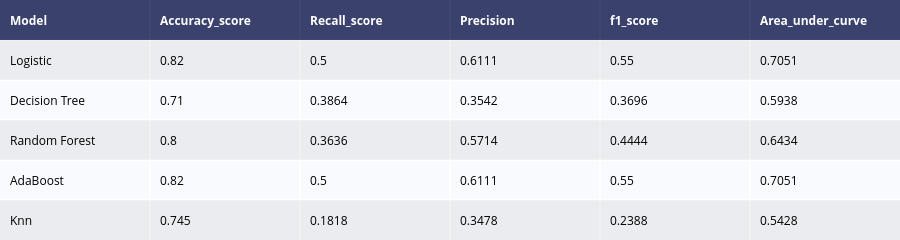

Write notebook code for a chart like this one.
### Markdown cell above
### <font color='maroon'> Model Performance Metrics </font>

### Code cell
def model_performance(model,train_x, test_x, train_y, test_y, name):
    model.fit(train_x, train_y)
    predictions = model.predict(test_x)
    accuracy = accuracy_score(test_y, predictions)
    recallscore = recall_score(test_y, predictions)
    precision = precision_score(test_y, predictions)
    roc_auc = roc_auc_score(test_y, predictions)
    f1score = f1_score(test_y, predictions)
    
    df = pd.DataFrame({"Model": [name],
                       "Accuracy_score": [accuracy],
                       "Recall_score" : [recallscore],
                       "Precision": [precision],
                       "f1_score": [f1score],
                       "Area_under_curve": [roc_auc]
                      })
    return df


# Outputs for all model
model1 = model_performance(logit,X_train,X_test,Y_train, Y_test,"Logistic" )
model2 = model_performance(dtc, X_train, X_test, Y_train, Y_test,"Decision Tree")
model3 = model_performance(rfc, X_train, X_test, Y_train, Y_test,"Random Forest")
model4 = model_performance(abc, X_train, X_test, Y_train, Y_test,"AdaBoost")
model5 = model_performance(knn, X_train, X_test, Y_train, Y_test,"Knn")


# Concat all models
model_performances = pd.concat([model1, model2, model3, model4, model5], axis=0).reset_index()

model_performances = model_performances.drop(columns="index",axis=1)

table = ff.create_table(np.round(model_performances,4))

py.iplot(table)

### Figure 1 — Plotly figure (JSON) as saved in the notebook; plotly's stock layout.template omitted (floating-point values rounded to 4 significant figures)
{"data": [{"colorscale": [[0, "#00083e"], [0.5, "#ededee"], [1, "#ffffff"]], "hoverinfo": "none", "opacity": 0.75, "showscale": false, "type": "heatmap", "z": [[0, 0, 0, 0, 0, 0], [0.5, 0.5, 0.5, 0.5, 0.5, 0.5], [1, 1, 1, 1, 1, 1], [0.5, 0.5, 0.5, 0.5, 0.5, 0.5], [1, 1, 1, 1, 1, 1], [0.5, 0.5, 0.5, 0.5, 0.5, 0.5]]}], "layout": {"annotations": [{"align": "left", "font": {"color": "#ffffff"}, "showarrow": false, "text": "<b>Model</b>", "x": -0.45, "xanchor": "left", "xref": "x", "y": 0, "yref": "y"}, {"align": "left", "font": {"color": "#ffffff"}, "showarrow": false, "text": "<b>Accuracy_score</b>", "x": 0.55, "xanchor": "left", "xref": "x", "y": 0, "yref": "y"}, {"align": "left", "font": {"color": "#ffffff"}, "showarrow": false, "text": "<b>Recall_score</b>", "x": 1.55, "xanchor": "left", "xref": "x", "y": 0, "yref": "y"}, {"align": "left", "font": {"color": "#ffffff"}, "showarrow": false, "text": "<b>Precision</b>", "x": 2.55, "xanchor": "left", "xref": "x", "y": 0, "yref": "y"}, {"align": "left", "font": {"color": "#ffffff"}, "showarrow": false, "text": "<b>f1_score</b>", "x": 3.55, "xanchor": "left", "xref": "x", "y": 0, "yref": "y"}, {"align": "left", "font": {"color": "#ffffff"}, "showarrow": false, "text": "<b>Area_under_curve</b>", "x": 4.55, "xanchor": "left", "xref": "x", "y": 0, "yref": "y"}, {"align": "left", "font": {"color": "#000000"}, "showarrow": false, "text": "Logistic", "x": -0.45, "xanchor": "left", "xref": "x", "y": 1, "yref": "y"}, {"align": "left", "font": {"color": "#000000"}, "showarrow": false, "text": "0.82", "x": 0.55, "xanchor": "left", "xref": "x", "y": 1, "yref": "y"}, {"align": "left", "font": {"color": "#000000"}, "showarrow": false, "text": "0.5", "x": 1.55, "xanchor": "left", "xref": "x", "y": 1, "yref": "y"}, {"align": "left", "font": {"color": "#000000"}, "showarrow": false, "text": "0.6111", "x": 2.55, "xanchor": "left", "xref": "x", "y": 1, "yref": "y"}, {"align": "left", "font": {"color": "#000000"}, "showarrow": false, "text": "0.55", "x": 3.55, "xanchor": "left", "xref": "x", "y": 1, "yref": "y"}, {"align": "left", "font": {"color": "#000000"}, "showarrow": false, "text": "0.7051", "x": 4.55, "xanchor": "left", "xref": "x", "y": 1, "yref": "y"}, {"align": "left", "font": {"color": "#000000"}, "showarrow": false, "text": "Decision Tree", "x": -0.45, "xanchor": "left", "xref": "x", "y": 2, "yref": "y"}, {"align": "left", "font": {"color": "#000000"}, "showarrow": false, "text": "0.71", "x": 0.55, "xanchor": "left", "xref": "x", "y": 2, "yref": "y"}, {"align": "left", "font": {"color": "#000000"}, "showarrow": false, "text": "0.3864", "x": 1.55, "xanchor": "left", "xref": "x", "y": 2, "yref": "y"}, {"align": "left", "font": {"color": "#000000"}, "showarrow": false, "text": "0.3542", "x": 2.55, "xanchor": "left", "xref": "x", "y": 2, "yref": "y"}, {"align": "left", "font": {"color": "#000000"}, "showarrow": false, "text": "0.3696", "x": 3.55, "xanchor": "left", "xref": "x", "y": 2, "yref": "y"}, {"align": "left", "font": {"color": "#000000"}, "showarrow": false, "text": "0.5938", "x": 4.55, "xanchor": "left", "xref": "x", "y": 2, "yref": "y"}, {"align": "left", "font": {"color": "#000000"}, "showarrow": false, "text": "Random Forest", "x": -0.45, "xanchor": "left", "xref": "x", "y": 3, "yref": "y"}, {"align": "left", "font": {"color": "#000000"}, "showarrow": false, "text": "0.8", "x": 0.55, "xanchor": "left", "xref": "x", "y": 3, "yref": "y"}, {"align": "left", "font": {"color": "#000000"}, "showarrow": false, "text": "0.3636", "x": 1.55, "xanchor": "left", "xref": "x", "y": 3, "yref": "y"}, {"align": "left", "font": {"color": "#000000"}, "showarrow": false, "text": "0.5714", "x": 2.55, "xanchor": "left", "xref": "x", "y": 3, "yref": "y"}, {"align": "left", "font": {"color": "#000000"}, "showarrow": false, "text": "0.4444", "x": 3.55, "xanchor": "left", "xref": "x", "y": 3, "yref": "y"}, {"align": "left", "font": {"color": "#000000"}, "showarrow": false, "text": "0.6434", "x": 4.55, "xanchor": "left", "xref": "x", "y": 3, "yref": "y"}, {"align": "left", "font": {"color": "#000000"}, "showarrow": false, "text": "AdaBoost", "x": -0.45, "xanchor": "left", "xref": "x", "y": 4, "yref": "y"}, {"align": "left", "font": {"color": "#000000"}, "showarrow": false, "text": "0.82", "x": 0.55, "xanchor": "left", "xref": "x", "y": 4, "yref": "y"}, {"align": "left", "font": {"color": "#000000"}, "showarrow": false, "text": "0.5", "x": 1.55, "xanchor": "left", "xref": "x", "y": 4, "yref": "y"}, {"align": "left", "font": {"color": "#000000"}, "showarrow": false, "text": "0.6111", "x": 2.55, "xanchor": "left", "xref": "x", "y": 4, "yref": "y"}, {"align": "left", "font": {"color": "#000000"}, "showarrow": false, "text": "0.55", "x": 3.55, "xanchor": "left", "xref": "x", "y": 4, "yref": "y"}, {"align": "left", "font": {"color": "#000000"}, "showarrow": false, "text": "0.7051", "x": 4.55, "xanchor": "left", "xref": "x", "y": 4, "yref": "y"}, {"align": "left", "font": {"color": "#000000"}, "showarrow": false, "text": "Knn", "x": -0.45, "xanchor": "left", "xref": "x", "y": 5, "yref": "y"}, {"align": "left", "font": {"color": "#000000"}, "showarrow": false, "text": "0.745", "x": 0.55, "xanchor": "left", "xref": "x", "y": 5, "yref": "y"}, {"align": "left", "font": {"color": "#000000"}, "showarrow": false, "text": "0.1818", "x": 1.55, "xanchor": "left", "xref": "x", "y": 5, "yref": "y"}, {"align": "left", "font": {"color": "#000000"}, "showarrow": false, "text": "0.3478", "x": 2.55, "xanchor": "left", "xref": "x", "y": 5, "yref": "y"}, {"align": "left", "font": {"color": "#000000"}, "showarrow": false, "text": "0.2388", "x": 3.55, "xanchor": "left", "xref": "x", "y": 5, "yref": "y"}, {"align": "left", "font": {"color": "#000000"}, "showarrow": false, "text": "0.5428", "x": 4.55, "xanchor": "left", "xref": "x", "y": 5, "yref": "y"}], "height": 230, "margin": {"b": 0, "l": 0, "r": 0, "t": 0}, "xaxis": {"dtick": 1, "gridwidth": 2, "showticklabels": false, "tick0": -0.5, "ticks": "", "zeroline": false}, "yaxis": {"autorange": "reversed", "dtick": 1, "gridwidth": 2, "showticklabels": false, "tick0": 0.5, "ticks": "", "zeroline": false}}}
